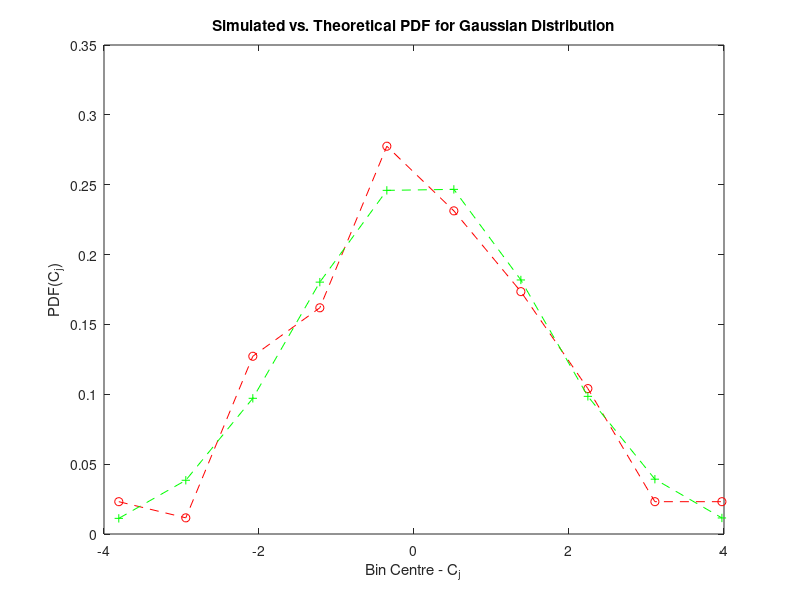

Write MATLAB code to recreate this figure.
% -------ENEL 529 Lab 1 - Exercise #1 --------
%=============================================
%  Professor: Dr. Fapojuwo
%    Authors: Kyle Derby MacInnis (10053959)
%       Date: October 6, 2014
%---------------------------------------------

%% Clear Variable Cache
clear all;


%% Variable Declarations:

MaxN = 100; %10000;                 % Maximum number of Samples

uX = 0;                             % Guassian mean of X

stdX = sqrt(2);                     % std deviation of X

Data = normrnd(uX, stdX, 1, MaxN);  % Gaussian RND Distribution

K = 10;                             % # of Intervals

simulated_pdf = zeros(2, K);        % simulated pdf Container

theoretical_pdf = zeros(2, K);      % theoretical pdf container

%% Distribution Analysis

uS = mean(Data);                % Calculate Mean of Distribution

stdS = std(Data);               % Calculate Std Deviation of Distribution

[m_j, C_j] = hist(Data, K);     % Split into 10 equal intervals

delta_J = C_j(2) - C_j(1);      % Calculate Length of Intervals

%% Simulate pdf(C_j)
for i = 1:K
    simulated_pdf(1,i) = C_j(i);
    simulated_pdf(2,i) = m_j(i)/(MaxN*delta_J);
end

%% Theoretical pdf(C_j)
for i = 1:K
    theoretical_pdf(1,i) = C_j(i);
    theoretical_pdf(2,i) = (1/sqrt(2*pi*(stdS^2)))*exp((-(C_j(i)-uS)^2)/(2*(stdS^2)));
end

%% Plot Distributions (Theoretical and Simulated)
figure(1);
plot(simulated_pdf(1,:), simulated_pdf(2,:), 'r--o', theoretical_pdf(1,:), theoretical_pdf(2,:), 'g--+');
title('Simulated vs. Theoretical PDF for Gaussian Distribution');
xlabel('Bin Centre - C_j');
ylabel('PDF(C_j)');
